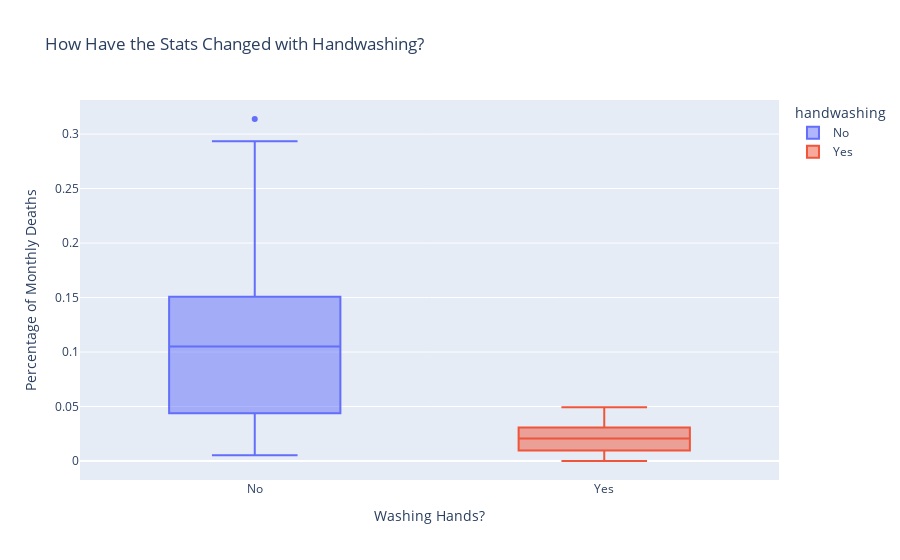

The notebook cell this image was saved under:
### Code cell
box = px.box(
    df_monthly,
    x="handwashing",
    y="pct_deaths",
    color="handwashing",
    title="How Have the Stats Changed with Handwashing?",
    height=600,
)
box.update_layout(
    xaxis_title="Washing Hands?", yaxis_title="Percentage of Monthly Deaths"
)
box.show()

### Figure 1 — Plotly figure (JSON) as saved in the notebook; plotly's stock layout.template omitted (floating-point values rounded to 4 significant figures)
{"data": [{"alignmentgroup": "True", "hovertemplate": "handwashing=%{x}<br>pct_deaths=%{y}<extra></extra>", "legendgroup": "No", "marker": {"color": "#636efa"}, "name": "No", "notched": false, "offsetgroup": "No", "orientation": "v", "showlegend": true, "type": "box", "x": ["No", "No", "No", "No", "No", "No", "No", "No", "No", "No", "No", "No", "No", "No", "No", "No", "No", "No", "No", "No", "No", "No", "No", "No", "No", "No", "No", "No", "No", "No", "No", "No", "No", "No", "No", "No", "No", "No", "No", "No", "No", "No", "No", "No", "No", "No", "No", "No", "No", "No", "No", "No", "No", "No", "No", "No", "No", "No", "No", "No", "No", "No", "No", "No", "No", "No", "No", "No", "No", "No", "No", "No", "No", "No", "No", "No"], "x0": " ", "xaxis": "x", "y": [0.1457, 0.07531, 0.04332, 0.01569, 0.007843, 0.05, 0.08421, 0.01351, 0.01878, 0.1102, 0.2255, 0.2085, 0.1222, 0.1023, 0.1074, 0.03226, 0.06593, 0.2078, 0.2546, 0.1839, 0.2934, 0.2297, 0.3138, 0.1912, 0.1597, 0.1241, 0.1193, 0.06098, 0.04082, 0.005236, 0.01554, 0.02262, 0.176, 0.07143, 0.08051, 0.1516, 0.1128, 0.1703, 0.1731, 0.05833, 0.02679, 0.04369, 0.0632, 0.01224, 0.03226, 0.1102, 0.1055, 0.07591, 0.04745, 0.04452, 0.04231, 0.04392, 0.07143, 0.06122, 0.03586, 0.1055, 0.1484, 0.1094, 0.1049, 0.1339, 0.1809, 0.1543, 0.1897, 0.1344, 0.1015, 0.131, 0.1806, 0.1439, 0.1496, 0.1077, 0.05369, 0.03215, 0.01923, 0.03607, 0.1827, 0.1224], "y0": " ", "yaxis": "y"}, {"alignmentgroup": "True", "hovertemplate": "handwashing=%{x}<br>pct_deaths=%{y}<extra></extra>", "legendgroup": "Yes", "marker": {"color": "#EF553B"}, "name": "Yes", "notched": false, "offsetgroup": "Yes", "orientation": "v", "showlegend": true, "type": "box", "x": ["Yes", "Yes", "Yes", "Yes", "Yes", "Yes", "Yes", "Yes", "Yes", "Yes", "Yes", "Yes", "Yes", "Yes", "Yes", "Yes", "Yes", "Yes", "Yes", "Yes", "Yes", "Yes"], "x0": " ", "xaxis": "x", "y": [0.02239, 0.012, 0.01894, 0.0458, 0.03957, 0.04472, 0.0293, 0.03534, 0.006873, 0, 0.006557, 0.009585, 0.01136, 0.003717, 0, 0.009615, 0.02341, 0.02903, 0.0134, 0.02233, 0.03085, 0.04926], "y0": " ", "yaxis": "y"}], "layout": {"autosize": true, "boxmode": "overlay", "legend": {"title": {"text": "handwashing"}, "tracegroupgap": 0}, "title": {"text": "How Have the Stats Changed with Handwashing?"}, "xaxis": {"anchor": "y", "autorange": true, "categoryarray": ["No", "Yes"], "categoryorder": "array", "domain": [0, 1], "range": [-0.5, 1.5], "title": {"text": "Washing Hands?"}, "type": "category"}, "yaxis": {"anchor": "x", "autorange": true, "domain": [0, 1], "range": [-0.01743, 0.3312], "title": {"text": "Percentage of Monthly Deaths"}, "type": "linear"}}}
